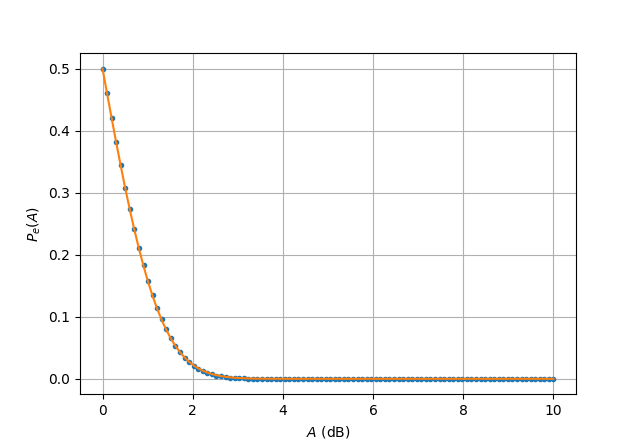

The script that drew this image:
import numpy as np
import mpmath as mp
from matplotlib import pyplot as plt
import scipy

b = np.loadtxt('ber.dat', dtype='double')
g = np.loadtxt('gau.dat', dtype='double')

def prac(a):
    y = a*b + g
    n0 = np.count_nonzero(b > 0)
    n1 = np.count_nonzero(b < 0)
    e0 = np.count_nonzero((y < 0) & (b > 0)) 
    e1 = np.count_nonzero((y > 0) & (b < 0))
    return 0.5*(e0/n0 + e1/n1)

err_vec = scipy.vectorize(prac, otypes=['double'])

def Q(x):
    return (0.5)*mp.erfc(x/np.sqrt(2))

q_vec = scipy.vectorize(Q, otypes=['double'])

A = np.linspace(0, 10, 100)
plt.plot(A, err_vec(A), '.')
plt.plot(A, q_vec(A))
plt.grid()
plt.xlabel('$A$ (dB)')
plt.ylabel('$P_e(A)$')
plt.show()
